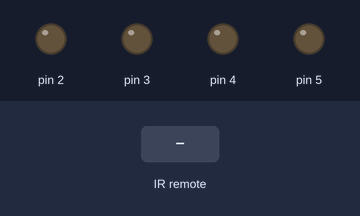
The program below on a simulated Arduino Uno, built with avr-gcc and run on an emulated ATmega328P. Parts: output pins drawn as LEDs (lit = HIGH). Inputs (shaded band) come from the test bench.

Above: at 1.2 s.
1.3 s: infrared code 0xFFB847 received
At 1.8 s:
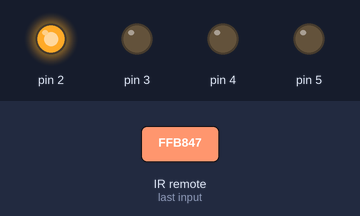
2.8 s: infrared code 0xFFB04F received
At 4.0 s:
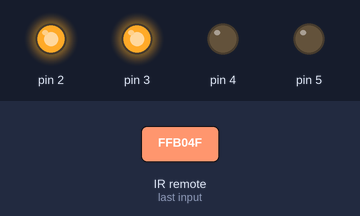
4.3 s: infrared code 0xFFD827 received
At 5.3 s:
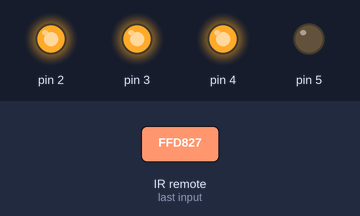
5.8 s: infrared code 0xFFA857 received
At 6.4 s:
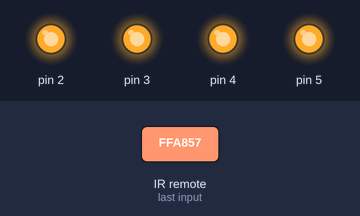
7.3 s: infrared code 0xFF9867 received
At 7.6 s:
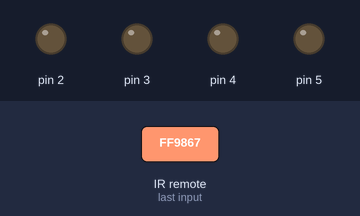
8.8 s: infrared code 0xFFB04F received
At 9.9 s:
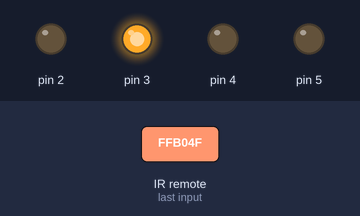
Timing chart, 0 to 11.3 s (numbered marks = the images above; inputs shaded):
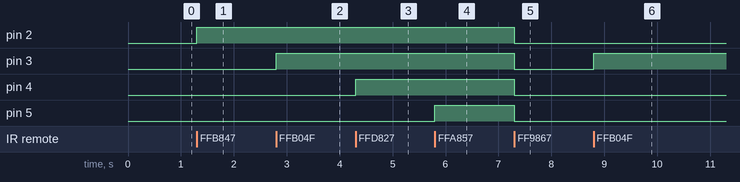

Measured:
- after the input at 1.3 s, pin 2: LOW → HIGH at once
- after the input at 2.8 s, pin 3: LOW → HIGH at once
- after the input at 4.3 s, pin 4: LOW → HIGH at once
- after the input at 5.8 s, pin 5: LOW → HIGH at once
- after the input at 7.3 s, pin 2–5: HIGH → LOW at once
- after the input at 8.8 s, pin 3: LOW → HIGH at once

The program:

main.cpp
```cpp
#include "Arduino.h"
#include <IRremote.h> //header file for IR receiver
int irpin = 11; //pin number to which IR sensor is connected
IRrecv irrecv(irpin); //object of class IRrecv included in the header file IRremote.h which specifies which pin of arduino is connected to the sensor
decode_results results; //object of class decode_results included in the header file IRremote.h which specifies the obtained value from the sensor
void setup() {
 Serial.begin(9600); //Setting the baud rate of serial communication
 irrecv.enableIRIn(); // Start IR receiver
 pinMode(2, OUTPUT);
 pinMode(3, OUTPUT);
 pinMode(4, OUTPUT);
 pinMode(5, OUTPUT);
}

void loop() {
  if (irrecv.decode(&results)) //checking whether decoded value is not a null value
  {
    if (results.value==16758855){ //code for button press 2
    digitalWrite(2, HIGH);
    }
    else if (results.value==16756815){ //code for button press 8
    digitalWrite(3, HIGH);
    }
    else if (results.value==16767015){ //code for button press 4
    digitalWrite(4, HIGH);
    }
    else if(results.value==16754775){ //code for button press 6
    digitalWrite(5, HIGH);
    }
    else if(results.value==16750695)
    { //code for stopping
      digitalWrite(2, LOW);
      digitalWrite(3, LOW);
      digitalWrite(4, LOW);
      digitalWrite(5, LOW);
    }

    irrecv.resume(); //for checking next value, resume() function is included from IRrecv class of IRremote.h header file
  }
}
```
